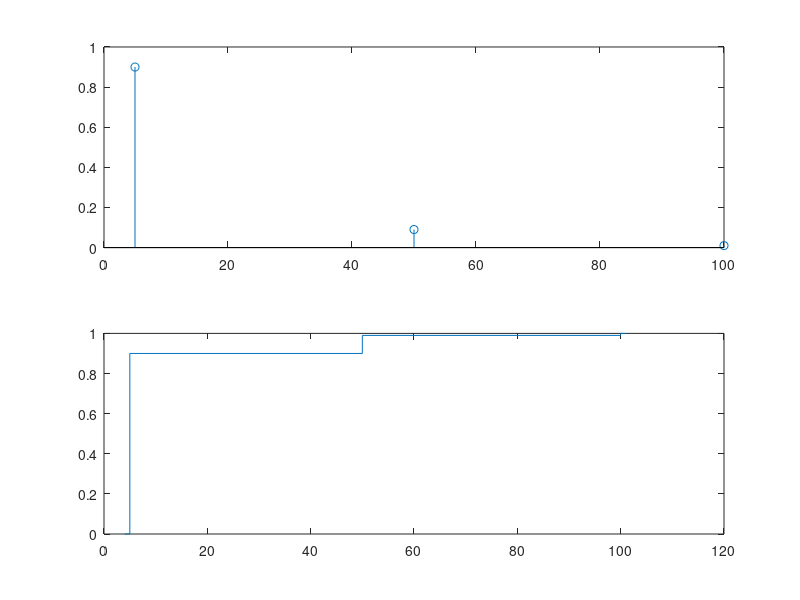

MATLAB code to generate this figure:
% Ex2_A

% Espaço de amostragem - 100 notas
% igualmente provaveis, 1 resultado por nota

% Ex2_B

% Espaço de amostragem com 3 resultados
% 1 por nota ( ou 5 euros, 50, 100

% Ex2_C

x = [5 50 100];

px = [0.9 0.09 0.01];

fx = cumsum(px);

figure(1)
subplot(2,1,1)
(stem(x,px));


figure(1)
subplot(2,1,2)
stairs([4 x 101], [0 fx 1]);